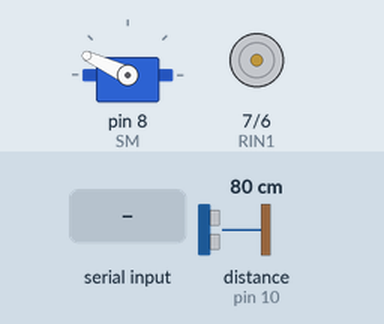
The sketch below on a simulated Arduino Uno, built with avr-gcc and run on an emulated ATmega328P. Parts: servo, motor-driver pin pairs drawn as motors (green arrow = first pin HIGH = forward, orange = second pin HIGH = backward, longer = more drive). The test bench sets the inputs (shaded band); at power-on: distance to the obstacle (sensor on pin 10) 80 cm. The echo pulse lasts 58.3 µs per cm.

Above: at 1.2 s.
1.3 s: "M" received over Serial
At 2.8 s:
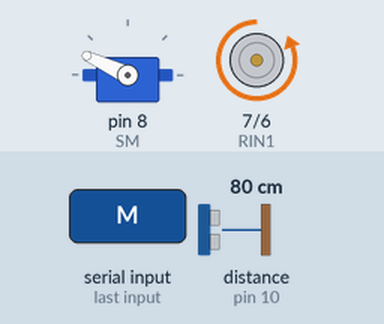
At 3.7 s:
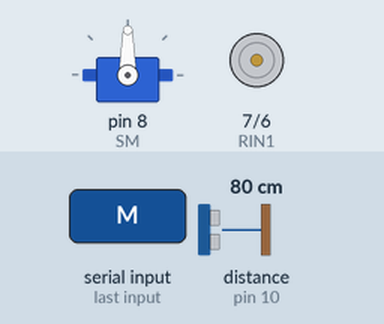
4.3 s: "N" received over Serial
7.3 s: "F" received over Serial
At 10.6 s:
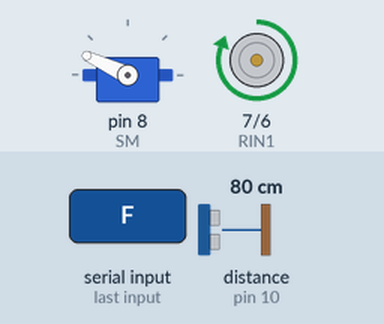
Timing chart, 0 to 12.1 s (numbered marks = the images above; inputs shaded):
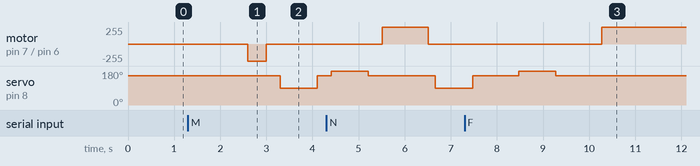

Measured:
- after the input at 1.3 s, motor on pin 7 (RIN1) / pin 6 (RIN2): stopped → backward 255/255 after 1.3 s, → stopped 0.40 s later; servo on pin 8 (SM): 155° → 90° after 2.0 s, → 155° 0.81 s later
- after the input at 7.3 s, motor on pin 7 (RIN1) / pin 6 (RIN2): stopped → forward 255/255 after 3.0 s

The sketch:

basicMovement.ino
```cpp
#include <Servo.h>
#include <NewPing.h>

int RIN1 = 7;
int RIN2 = 6;
int LIN3 = 5;
int LIN4 = 4;
int trigger = 9;
int echo = 10;

int distance = 0, duration = 0;

int MAX_DISTANCE = 200;

NewPing sonar(trigger, echo, MAX_DISTANCE);
Servo SM;

void setup() {

  pinMode(RIN1, OUTPUT);
  pinMode(RIN2, OUTPUT);
  pinMode(LIN3, OUTPUT);
  pinMode(LIN4, OUTPUT);

  Serial.begin(9600);

  pinMode(trigger, OUTPUT);
  pinMode(echo, INPUT);

  SM.attach(8);
  SM.write(155);
}

void loop() {
    if(Serial.available()>0){
      char data = Serial.read();
      stopCar();
      switch(data){
      case 'F':
        delay(1000);
        moveForward();
        break;
      case 'S':
        delay(1000);
        stopCar();
        break;
      case 'L':
        delay(1000);
        leftTurn();
        break;
      case 'R':
        delay(1000);
        rightTurn();
        break;
      case 'B':
        delay(1000);
        moveBackwards();
        break;
      case 'M':
        delay(1000);
        manouver();
        break;
      case 'N':
        lookRight();
        delay(1000);
        lookLeft();
        break;
      case 'V':
        delay(1000);
        velo();
        break;
      default: manouver();
        break;
      }
    }
}

int lookRight(){
  SM.write(90);
  delay(400);
  distance = readPing();
  delay(400);
  SM.write(155);
  return distance;
}
int lookLeft(){
  SM.write(180);
  delay(400);
  distance = readPing();
  delay(400);
  SM.write(155);
  return distance;
}
int readPing(){
  int cm = sonar.ping_cm();
  if(cm==0){
    cm=250;
  }
  return cm;
}
void moveForward(){
  digitalWrite(RIN1, HIGH);
  digitalWrite(RIN2, LOW);
  digitalWrite(LIN3, HIGH);
  digitalWrite(LIN4, LOW);
}
void moveBackwards(){
  digitalWrite(RIN1, LOW);
  digitalWrite(RIN2, HIGH);
  digitalWrite(LIN3, LOW);
  digitalWrite(LIN4, HIGH);
}
void stopCar(){
  digitalWrite(RIN1, LOW);
  digitalWrite(RIN2, LOW);
  digitalWrite(LIN3, LOW);
  digitalWrite(LIN4, LOW);
}
void leftTurn(){
  digitalWrite(RIN1, LOW);
  digitalWrite(RIN2, HIGH);
  digitalWrite(LIN3, HIGH);
  digitalWrite(LIN4, LOW);
  delay(1000);
  moveForward();
}
void rightTurn(){
  digitalWrite(RIN1, HIGH);
  digitalWrite(RIN2, LOW);
  digitalWrite(LIN3, LOW);
  digitalWrite(LIN4, HIGH);
  delay(1000);
  moveForward();
}
int checkDistance(){
  digitalWrite(trigger, LOW);
  delayMicroseconds(4);
  digitalWrite(trigger, HIGH);
  delayMicroseconds(10);
  digitalWrite(trigger, LOW);

  duration = pulseIn(echo,HIGH);
  distance = (duration *10 / 292) / 2;
  delay(50);
  return distance;
}

void advance(){
  distance = checkDistance();
  if(distance <= 35){
    moveForward();
    distance = checkDistance();
    delay(50);
  }else{
    moveBackwards();
    delay(50);
  }
}

void velo(){
  int distanceL = 0, distanceR = 0;
  distance = checkDistance();
  advance();
  if(distance > 10){
    moveForward();
    distance = checkDistance();
    delay(50);
  }else{
    stopCar();
    delay(1000);
    distance = checkDistance();
    if(distance > 10){
      distanceR = lookRight();
      distanceL = lookLeft();
      delay(1000);
      if(distanceR >= distanceL){
          lookRight();
          delay(1000);
          rightTurn();
          delay(1000);
          stopCar();
      }else{
          lookLeft();
          delay(1000);
          leftTurn();
          delay(1000);
          stopCar();
      }
    }else{
        moveBackwards();
        delay(1000);
        distance = checkDistance();
        delay(1000);
        stopCar();
     }
   }
}

void manouver(){
  int distanceRight = 0;
  int distanceLeft = 0;
  delay(200);
  if(distance > 10){
      moveForward();
      delay(100);
  }else{
      stopCar();
      delay(100);
      moveBackwards();
      delay(400);
      stopCar();
      delay(300);
      distanceRight = lookRight();
      delay(300);
      distanceLeft = lookLeft();
      delay(300);
      if(distanceRight >= distanceLeft){
             rightTurn();
             stopCar();
      }else{
             leftTurn();
             stopCar();
      }
  }
  distance = checkDistance();
  delay(100);
}
```
